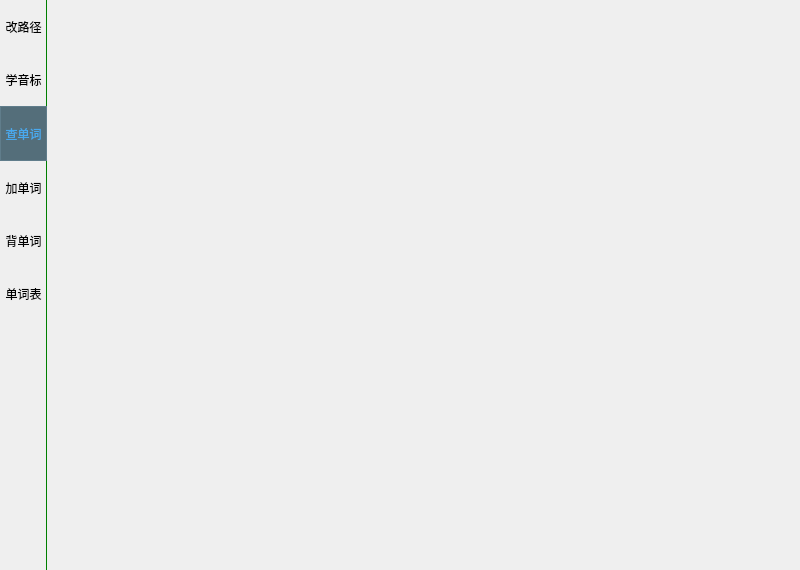
<?xml version="1.0" encoding="UTF-8"?>
<ui version="4.0">
 <class>MainWindow</class>
 <widget class="QWidget" name="MainWindow">
  <property name="geometry">
   <rect>
    <x>0</x>
    <y>0</y>
    <width>800</width>
    <height>570</height>
   </rect>
  </property>
  <property name="windowTitle">
   <string>Form</string>
  </property>
  <property name="styleSheet">
   <string notr="true"/>
  </property>
  <layout class="QHBoxLayout" name="horizontalLayout">
   <property name="leftMargin">
    <number>0</number>
   </property>
   <property name="topMargin">
    <number>0</number>
   </property>
   <property name="rightMargin">
    <number>0</number>
   </property>
   <property name="bottomMargin">
    <number>0</number>
   </property>
   <item>
    <widget class="QWidget" name="widget_btn" native="true">
     <property name="styleSheet">
      <string notr="true">QWidget {
	max-width: 125px;
	border-right: 1px solid green;
}

QToolButton {
	min-height: 50px;
	border: none;
}

QToolButton:hover {
	color: green;
}

QToolButton:checked
{
    border:1px solid #607D8B;
    color:rgb(73,169,238);
    background-color:#546E7A;
}
</string>
     </property>
     <layout class="QVBoxLayout" name="verticalLayout">
      <property name="spacing">
       <number>0</number>
      </property>
      <property name="leftMargin">
       <number>0</number>
      </property>
      <property name="topMargin">
       <number>0</number>
      </property>
      <property name="rightMargin">
       <number>0</number>
      </property>
      <property name="bottomMargin">
       <number>0</number>
      </property>
      <item>
       <widget class="QToolButton" name="toolButton_setPath">
        <property name="styleSheet">
         <string notr="true">QToolButton:checked {
	background-color: transparent;
	border:none;
	color:black;
}</string>
        </property>
        <property name="text">
         <string>改路径</string>
        </property>
        <property name="checkable">
         <bool>true</bool>
        </property>
       </widget>
      </item>
      <item>
       <widget class="QToolButton" name="toolButton_learnIPA">
        <property name="text">
         <string>学音标</string>
        </property>
        <property name="checkable">
         <bool>true</bool>
        </property>
        <attribute name="buttonGroup">
         <string notr="true">buttonGroup</string>
        </attribute>
       </widget>
      </item>
      <item>
       <widget class="QToolButton" name="toolButton_queryWords">
        <property name="text">
         <string>查单词</string>
        </property>
        <property name="checkable">
         <bool>true</bool>
        </property>
        <property name="checked">
         <bool>true</bool>
        </property>
        <attribute name="buttonGroup">
         <string notr="true">buttonGroup</string>
        </attribute>
       </widget>
      </item>
      <item>
       <widget class="QToolButton" name="toolButton_addWord">
        <property name="text">
         <string>加单词</string>
        </property>
        <property name="checkable">
         <bool>true</bool>
        </property>
        <attribute name="buttonGroup">
         <string notr="true">buttonGroup</string>
        </attribute>
       </widget>
      </item>
      <item>
       <widget class="QToolButton" name="toolButton_reciteWords">
        <property name="text">
         <string>背单词</string>
        </property>
        <property name="checkable">
         <bool>true</bool>
        </property>
        <attribute name="buttonGroup">
         <string notr="true">buttonGroup</string>
        </attribute>
       </widget>
      </item>
      <item>
       <widget class="QToolButton" name="toolButton_wordList">
        <property name="text">
         <string>单词表</string>
        </property>
        <property name="checkable">
         <bool>true</bool>
        </property>
        <attribute name="buttonGroup">
         <string notr="true">buttonGroup</string>
        </attribute>
       </widget>
      </item>
      <item>
       <spacer name="verticalSpacer">
        <property name="orientation">
         <enum>Qt::Vertical</enum>
        </property>
        <property name="sizeHint" stdset="0">
         <size>
          <width>20</width>
          <height>40</height>
         </size>
        </property>
       </spacer>
      </item>
     </layout>
    </widget>
   </item>
   <item>
    <widget class="QStackedWidget" name="stackedWidget"/>
   </item>
  </layout>
 </widget>
 <resources/>
 <connections/>
 <buttongroups>
  <buttongroup name="buttonGroup"/>
 </buttongroups>
</ui>
